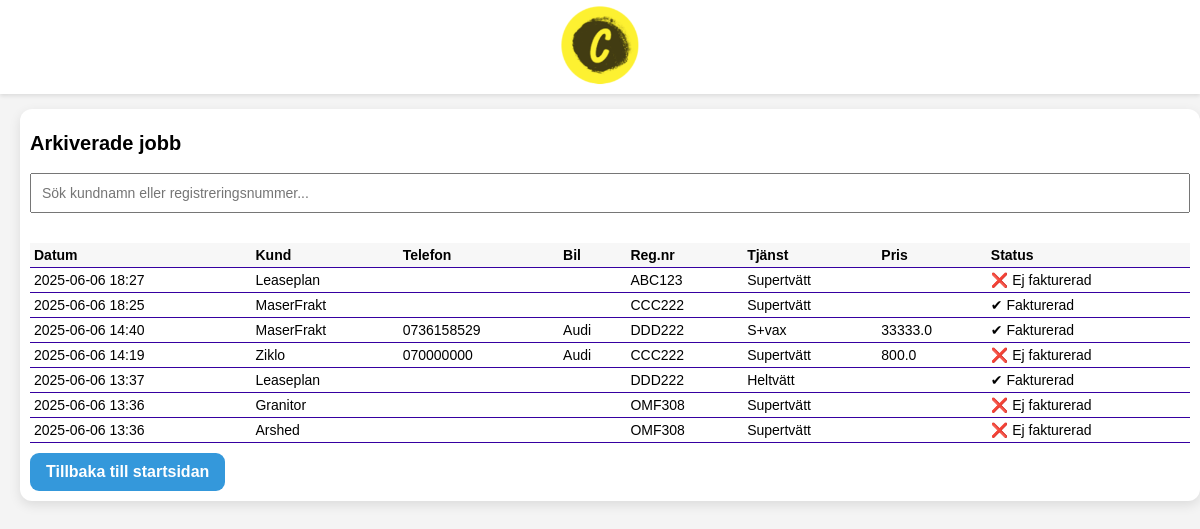
The app's page /archived with its own data.
### tables this page shows
CREATE TABLE jobs (
        id INTEGER PRIMARY KEY AUTOINCREMENT,
        customer_name TEXT,
        phone TEXT,
        car_model TEXT,
        license_plate TEXT,
        service TEXT,
        price REAL,
        date TEXT,
        status TEXT
    , archived INTEGER DEFAULT 0);

### app.py (the view)
@app.route('/archived')
def archived():
    conn = sqlite3.connect('database.db')
    c = conn.cursor()
    c.execute("SELECT * FROM jobs WHERE archived = 1 ORDER BY date DESC")
    jobs = c.fetchall()
    conn.close()
    return render_template('archived.html', jobs=jobs)

### templates/archived.html (shortened to what this page needs)
{% extends 'base.html' %}
{% block content %}
<div class="container">
    <h1>Arkiverade jobb</h1>
    <input type="text" id="liveSearch" placeholder="Sök kundnamn eller registreringsnummer..." style="width: 100%; padding: 10px; margin-bottom: 15px; font-size: 14px;">
    <table>
        <thead>
            <tr>
                <th>Datum</th>
                <th>Kund</th>
                <th>Telefon</th>
                <th>Bil</th>
                <th>Reg.nr</th>
                <th>Tjänst</th>
                <th>Pris</th>
                <th>Status</th>
            </tr>
        </thead>
        <tbody>
            {% for job in jobs %}
            <tr>
                <td>{{ job[7] }}</td>
                <td>{{ job[1] }}</td>
                <td>{{ job[2] }}</td>
                <td>{{ job[3] }}</td>
                <td>{{ job[4] }}</td>
                <td>{{ job[5] }}</td>
                <td>{{ job[6] }}</td>
                <td>
                    {% if job[8] == 'Fakturerad' %}
                        ✔ Fakturerad
                    {% else %}
                        ❌ Ej fakturerad
                    {% endif %}
                </td>
            </tr>
            {% endfor %}
        </tbody>
    </table>
    <a class="link" href="/">Tillbaka till startsidan</a>
</div>
{% endblock %}

### static/style.css (style rules this page uses)
body { font-family: Arial, sans-serif; background-color: #f4f4f4; margin: 0; padding: 0; }
input, button { width: 100%; padding: 10px; margin: 8px 0; box-sizing: border-box; font-size: 14px; }
h1 { margin-bottom: 10px; font-size: 20px; }
.container { width: 100%; max-width: 1200px; margin: 5px auto; padding: 10px; background-color: white; border-radius: 12px; box-shadow: 0 4px 12px rgba(0,0,0,0.1); }
table { width: 100%; border-collapse: collapse; margin-top: 15px; font-size: 14px; }
th, td { padding: 4px; text-align: left; border-bottom: 1px solid #3600a1; }
th { background-color: #f7f7f7; }
td { vertical-align: middle; }
.link, .btn-pdf, .top-links a { display: inline-block; padding: 10px 16px; border-radius: 9px; text-decoration: none; font-weight: bold; transition: background-color 0.3s ease; color: white; }
.link { margin-top: 10px; background-color: #3498db; font-size: 16px; }

### records on screen
jobs: date "2025-06-06 18:27", customer_name "Leaseplan", license_plate "ABC123", service "Supertvätt", status "❌ Ej fakturerad"
jobs: date "2025-06-06 18:25", customer_name "MaserFrakt", license_plate "CCC222", service "Supertvätt", status "✔ Fakturerad"
jobs: date "2025-06-06 14:40", customer_name "MaserFrakt", phone "0736158529", car_model "Audi", license_plate "DDD222", service "S+vax", price "33333.0", status "✔ Fakturerad"
jobs: date "2025-06-06 14:19", customer_name "Ziklo", phone "070000000", car_model "Audi", license_plate "CCC222", service "Supertvätt", price "800.0", status "❌ Ej fakturerad"
jobs: date "2025-06-06 13:37", customer_name "Leaseplan", license_plate "DDD222", service "Heltvätt", status "✔ Fakturerad"
jobs: date "2025-06-06 13:36", customer_name "Granitor", license_plate "OMF308", service "Supertvätt", status "❌ Ej fakturerad"
jobs: date "2025-06-06 13:36", customer_name "Arshed", license_plate "OMF308", service "Supertvätt", status "❌ Ej fakturerad"
